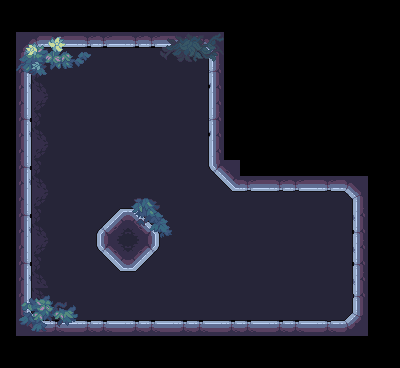

Below is a game level as drawn by its tile map, then a one-line description and the .tmx file that defines it, in full:
An orthogonal 25x23 tile map with 16x16 px tiles, 3 tile layers (bg, wall, decoration) and 6 objects (3x Enemy, Player, chest, door).

<map version="1.10" tiledversion="1.11.2" orientation="orthogonal" renderorder="right-down" width="25" height="23" tilewidth="16" tileheight="16" infinite="0" nextlayerid="5" nextobjectid="9">
 <tileset firstgid="1" source="地图.tsx" />
 <layer id="2" name="bg" width="25" height="23">
  <data encoding="csv">
0,0,0,0,0,0,0,0,0,0,0,0,0,0,0,0,0,0,0,0,0,0,0,0,0,
0,0,0,0,0,0,0,0,0,0,0,0,0,0,0,0,0,0,0,0,0,0,0,0,0,
0,0,0,0,0,0,0,0,0,0,0,0,0,0,0,0,0,0,0,0,0,0,0,0,0,
0,0,99,100,101,102,103,104,197,198,197,198,199,0,0,0,0,0,0,0,0,0,0,0,0,
0,0,131,132,133,134,135,136,197,198,197,198,199,0,0,0,0,0,0,0,0,0,0,0,0,
0,0,163,164,165,166,167,168,197,198,197,198,199,0,0,0,0,0,0,0,0,0,0,0,0,
0,0,99,100,101,102,103,104,197,198,197,198,199,0,0,0,0,0,0,0,0,0,0,0,0,
0,0,131,132,133,134,135,136,197,198,197,198,199,0,0,0,0,0,0,0,0,0,0,0,0,
0,0,163,164,165,166,167,168,197,198,197,198,199,0,0,0,0,0,0,0,0,0,0,0,0,
0,0,99,100,101,102,103,104,197,198,197,198,199,0,0,0,0,0,0,0,0,0,0,0,0,
0,0,131,132,133,134,135,136,197,198,197,197,198,199,0,0,0,0,0,0,0,0,0,0,0,
0,0,163,164,165,166,167,168,197,198,197,197,197,197,197,197,198,197,197,198,199,0,0,0,0,
0,0,99,100,101,102,103,104,197,198,199,199,197,197,198,197,197,197,197,197,198,199,0,0,0,
0,0,131,132,133,134,197,198,199,199,197,197,197,198,199,199,199,198,199,197,198,199,0,0,0,
0,0,163,164,165,197,198,199,197,197,198,197,198,199,199,198,199,198,199,197,198,199,0,0,0,
0,0,99,100,101,197,197,197,197,197,198,199,199,199,197,198,199,199,199,197,198,199,0,0,0,
0,0,131,132,133,197,197,198,197,197,198,199,198,199,197,198,199,197,198,199,198,199,0,0,0,
0,0,163,164,165,166,167,168,197,198,199,197,197,197,197,197,197,197,197,197,198,199,0,0,0,
0,0,163,197,197,198,199,197,197,197,197,197,197,197,197,197,197,197,197,197,198,199,199,0,0,
0,0,197,197,197,197,197,197,197,197,198,199,199,199,199,199,199,199,199,199,199,199,199,0,0,
0,0,0,0,0,0,0,0,0,0,0,0,0,0,0,0,0,0,0,197,198,199,0,0,0,
0,0,0,0,0,0,0,0,0,0,0,0,0,0,0,0,0,0,0,0,0,0,0,0,0,
0,0,0,0,0,0,0,0,0,0,0,0,0,0,0,0,0,0,0,0,0,0,0,0,0
</data>
 </layer>
 <layer id="1" name="wall" width="25" height="23">
  <data encoding="csv">
0,0,0,0,0,0,0,0,0,0,0,0,0,0,0,0,0,0,0,0,0,0,0,0,0,
0,0,0,0,0,0,0,0,0,0,0,0,0,0,0,0,0,0,0,0,0,0,0,0,0,
0,109,79,261,262,263,261,262,263,261,262,263,80,81,0,0,0,0,0,0,0,0,0,0,0,
0,141,142,0,0,0,0,0,0,0,0,0,112,146,0,0,0,0,0,0,0,0,0,0,0,
0,106,0,0,0,0,0,0,0,0,0,0,0,98,0,0,0,0,0,0,0,0,0,0,0,
0,138,0,0,0,0,0,0,0,0,0,0,0,130,0,0,0,0,0,0,0,0,0,0,0,
0,170,0,0,0,0,0,0,0,0,0,0,0,162,0,0,0,0,0,0,0,0,0,0,0,
0,106,0,0,0,0,0,0,0,0,0,0,0,98,0,0,0,0,0,0,0,0,0,0,0,
0,138,0,0,0,0,0,0,0,0,0,0,0,130,0,0,0,0,0,0,0,0,0,0,0,
0,170,0,0,0,0,0,0,0,0,0,0,0,162,0,0,0,0,0,0,0,0,0,0,0,
0,106,0,0,0,0,0,0,0,0,0,0,0,194,195,0,0,0,0,0,0,0,0,0,0,
0,138,0,0,0,0,0,0,0,0,0,0,0,226,260,261,262,263,261,262,263,80,81,0,0,
0,170,0,0,0,0,0,0,0,0,0,0,0,0,0,0,0,0,0,0,0,112,146,0,0,
0,106,0,0,0,0,116,117,118,119,0,0,0,0,0,0,0,0,0,0,0,0,97,0,0,
0,138,0,0,0,0,148,149,150,151,0,0,0,0,0,0,0,0,0,0,0,0,129,0,0,
0,170,0,0,0,0,180,181,182,183,0,0,0,0,0,0,0,0,0,0,0,0,97,0,0,
0,106,0,0,0,0,212,213,214,215,0,0,0,0,0,0,0,0,0,0,0,0,129,0,0,
0,138,0,0,0,0,0,0,0,0,0,0,0,0,0,0,0,0,0,0,0,0,97,0,0,
0,170,0,0,0,0,0,0,0,0,0,0,0,0,0,0,0,0,0,0,0,0,129,0,0,
0,173,207,0,0,0,0,0,0,0,0,0,0,0,0,0,0,0,0,0,0,177,178,0,0,
0,238,239,5,6,7,5,6,7,5,6,7,5,6,7,5,6,7,5,6,7,240,210,0,0,
0,0,0,0,0,0,0,0,0,0,0,0,0,0,0,0,0,0,0,0,0,0,0,0,0,
0,0,0,0,0,0,0,0,0,0,0,0,0,0,0,0,0,0,0,0,0,0,0,0,0
</data>
 </layer>
 <layer id="3" name="decoration" width="25" height="23">
  <data encoding="csv">
0,0,0,0,0,0,0,0,0,0,0,0,0,0,0,0,0,0,0,0,0,0,0,0,0,
0,0,0,0,0,0,0,0,0,0,0,0,0,0,0,0,0,0,0,0,0,0,0,0,0,
0,503,504,505,506,507,0,0,0,0,428,429,430,431,0,0,0,0,0,0,0,0,0,0,0,
0,535,536,537,538,539,0,0,0,0,460,461,462,463,0,0,0,0,0,0,0,0,0,0,0,
0,567,568,569,570,571,0,0,0,0,0,0,0,0,0,0,0,0,0,0,0,0,0,0,0,
0,0,0,0,0,0,0,0,0,0,0,0,0,0,0,0,0,0,0,0,0,0,0,0,0,
0,0,0,0,0,0,0,0,0,0,0,0,0,0,0,0,0,0,0,0,0,0,0,0,0,
0,0,0,0,0,0,0,0,0,0,0,0,0,0,0,0,0,0,0,0,0,0,0,0,0,
0,0,0,0,0,0,0,0,0,0,0,0,0,0,0,0,0,0,0,0,0,0,0,0,0,
0,0,0,0,0,0,0,0,0,0,0,0,0,0,0,0,0,0,0,0,0,0,0,0,0,
0,0,0,0,0,0,0,0,0,0,0,0,0,0,0,0,0,0,0,0,0,0,0,0,0,
0,0,0,0,0,0,0,0,0,0,0,0,0,0,0,0,0,0,0,0,0,0,0,0,0,
0,0,0,0,0,0,0,0,382,383,384,0,0,0,0,0,0,0,0,0,0,0,0,0,0,
0,0,0,0,0,0,0,0,414,415,416,0,0,0,0,0,0,0,0,0,0,0,0,0,0,
0,0,0,0,0,0,0,0,446,447,448,0,0,0,0,0,0,0,0,0,0,0,0,0,0,
0,0,0,0,0,0,0,0,0,0,0,0,0,0,0,0,0,0,0,0,0,0,0,0,0,
0,0,0,0,0,0,0,0,0,0,0,0,0,0,0,0,0,0,0,0,0,0,0,0,0,
0,0,0,0,0,0,0,0,0,0,0,0,0,0,0,0,0,0,0,0,0,0,0,0,0,
0,407,408,409,410,0,0,0,0,0,0,0,0,0,0,0,0,0,0,0,0,0,0,0,0,
0,439,440,441,442,0,0,0,0,0,0,0,0,0,0,0,0,0,0,0,0,0,0,0,0,
0,471,472,473,474,0,0,0,0,0,0,0,0,0,0,0,0,0,0,0,0,0,0,0,0,
0,0,0,0,0,0,0,0,0,0,0,0,0,0,0,0,0,0,0,0,0,0,0,0,0,
0,0,0,0,0,0,0,0,0,0,0,0,0,0,0,0,0,0,0,0,0,0,0,0,0
</data>
 </layer>
 <objectgroup id="4" name="bornplace">
  <object id="3" name="Enemy" x="151" y="104.667">
   <properties>
    <property name="EnemyType" type="int" value="1" />
   </properties>
   <point />
  </object>
  <object id="4" name="Enemy" x="269.333" y="229.333">
   <properties>
    <property name="EnemyType" type="int" value="3" />
   </properties>
   <point />
  </object>
  <object id="5" name="Enemy" x="312" y="252.333">
   <properties>
    <property name="EnemyType" type="int" value="2" />
   </properties>
   <point />
  </object>
  <object id="6" name="Player" x="81.6667" y="110.667">
   <properties>
    <property name="EnemyType" type="int" value="0" />
   </properties>
   <point />
  </object>
  <object id="7" name="chest" x="205.667" y="234.333">
   <point />
  </object>
  <object id="8" name="door" x="291.333" y="280.667">
   <point />
  </object>
 </objectgroup>
</map>
